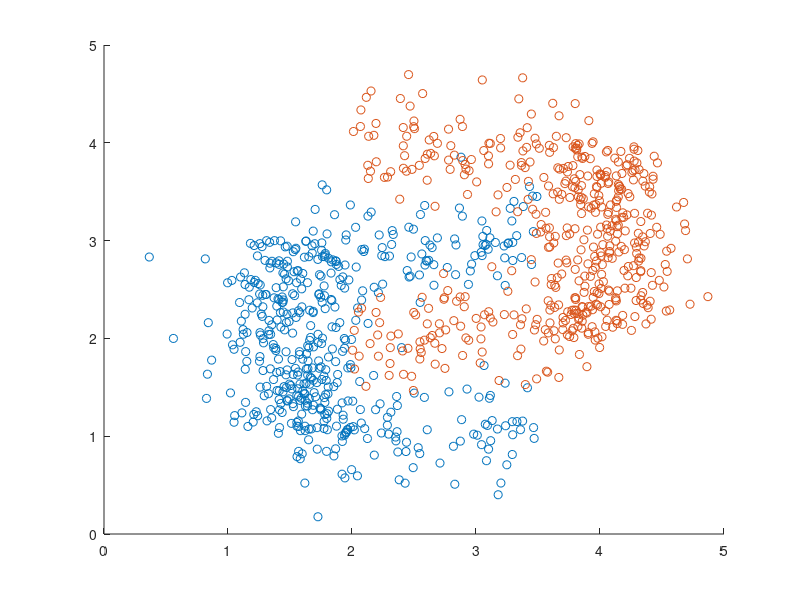
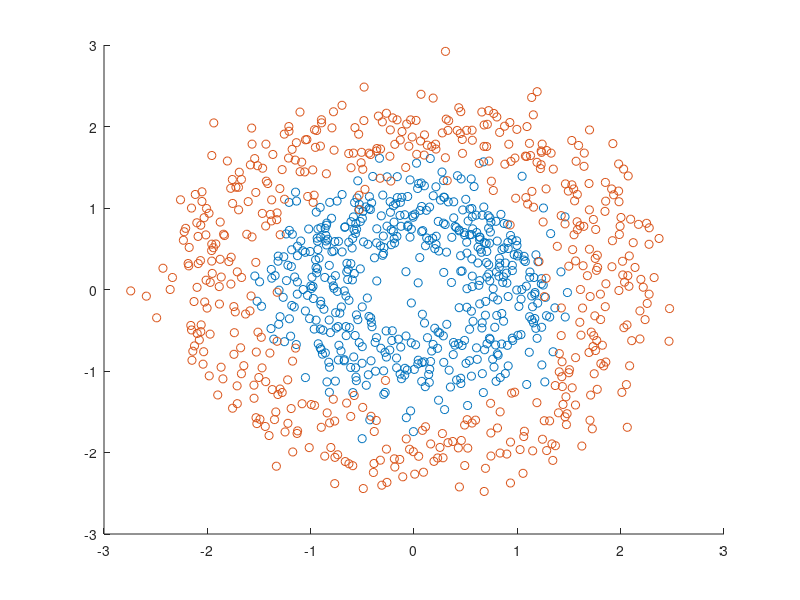

Here is the MATLAB script that generated these plots, in order:
fprintf('Data generator. Generate 2 bananas shaking hands and 2 circles sharing the same center\n');

% 2 bananas shaking hands
sigma1=0.3;
sigma2=0.3;
waypoints1=[3 1;1 1;1 3;3 3];
waypoints2=[2 2;4 2;4 4;2 4];
n=1000;
X_b = zeros(n,2);
figure
% class -1
X_b(1:100,:)=[rand(100,1)*2+1.5 1+randn(100,1)*sigma1];
X_b(101:400,:)=[1.5+randn(300,1)*sigma1 rand(300,1)*2+1];
X_b(401:500,:)=[rand(100,1)*2+1.5 3+randn(100,1)*sigma1];
scatter(X_b(1:500,1),X_b(1:500,2));
hold on
% class 1
X_b(501:600,:)=[rand(100,1)*2+2 2+randn(100,1)*sigma2];
X_b(601:900,:)=[4+randn(300,1)*sigma2 rand(300,1)*2+2];
X_b(901:1000,:)=[rand(100,1)*2+2 4+randn(100,1)*sigma2];
y_b=[-1*ones(1,500) ones(1,500)]';

scatter(X_b(501:1000,1),X_b(501:1000,2));

% Shuffle data
shuffle_idx = randperm(n);
X_b = X_b(shuffle_idx,:);
y_b = y_b(shuffle_idx);

% 2 circles sharing the same center
r1 = 1;
r2 = 2;
sigma1 = 0.3;
sigma2=0.3;
theta = linspace(0,pi*7,500)';
X_c= zeros(n,2);
% class 1
R1 = r1+randn(500,1)*sigma1;
X_c(1:500,:) = [R1.*cos(theta) R1.*sin(theta)];
% class 2
R2 = r2+randn(500,1)*sigma2;
X_c(501:1000,:) = [R2.*cos(theta) R2.*sin(theta)];
y_c=[-1*ones(1,500) ones(1,500)]';


figure
scatter(X_c(1:500,1),X_c(1:500,2));
hold on
scatter(X_c(501:1000,1),X_c(501:1000,2));

% Shuffle data
shuffle_idx = randperm(n);
X_c = X_c(shuffle_idx,:);
y_c = y_c(shuffle_idx);

save('fake_data','X_b','y_b','X_c','y_c');